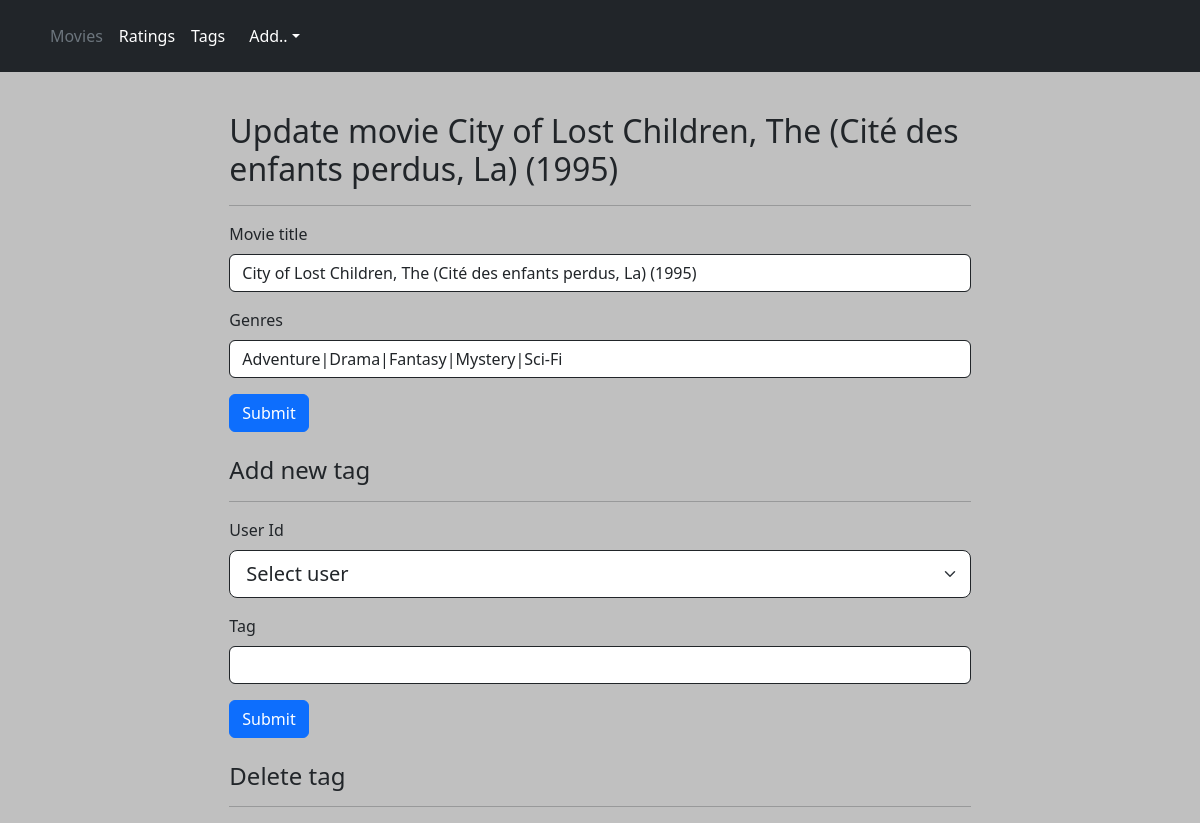
Screenshot of /updateMovie.php?id=29 with the database file from the repository.
### tables this page shows
CREATE TABLE `movies` (
  `movieId` int(11) NOT NULL,
  `title` varchar(100) NOT NULL,
  `genres` varchar(150) NOT NULL
);

### functions.php (called while the page is built, shortened)
<?php
require_once("DB/db_connection.php");
function get_movie_data($id){
    global $conn;
    $query = "SELECT * from movies where movieId='$id';";
    $result = mysqli_query($conn, $query);
    $row = mysqli_fetch_assoc($result);
    return $row;
}
?>

### updateMovie.php (the view, shortened to what this page needs)
<?php
include("header.php");
require_once("functions.php");
$row = get_movie_data($_GET['id']);
?>
<br>
<div class="container">
    <div class="row justify-content-center align-items-center g-2">
        <div class="col-8">
            <h2 class="col-12">Update movie <?php echo $row['title'];?></h2><hr>
            <form action="utils/update_movie.php" method="POST">
                <div class="mb-3">
                    <label for="" class="form-label">Movie title</label>
                    <input type="text" class="form-control border-dark" name="title" id="title-form" aria-describedby="helpId" <?php echo "value='".$row['title']."'"; ?>>
                </div>
                <div class="mb-3">
                    <label for="" class="form-label">Genres</label>
                    <input type="text" class="form-control border-dark" name="genres" id="genre-form" aria-describedby="helpId" <?php echo "value='".$row['genres']."'"; ?>>
                </div>
                <button type="submit" class="btn btn-primary">Submit</button>
            </form>
        </div>
    </div>
</div>
<br>
<div class="container">
    <div class="row justify-content-center align-items-center g-2">
        <div class="col-8">
            <h4 class="col-8">Add new tag</h4>
            <hr>
            <form action="utils/add_tag.php" method="POST">
                <div class="mb-3">
                    <label for="" class="form-label">User Id</label>
                    <select class="form-select form-select-lg border-dark" name="userId" id="user-id-form">
                        <option selected>Select user</option>
                    </select>
                </div>
                <div class="mb-3">
                    <label for="" class="form-label">Tag</label>
                    <input type="text" class="form-control border-dark" name="tag" id="tag-form" aria-describedby="helpId">
                </div>
                <button type="submit" class="btn btn-primary">Submit</button>
            </form>
        </div>
    </div>
</div>
<br>
<div class="container">
    <div class="row justify-content-center align-items-center g-2">
        <div class="col-8">
            <h4 class="col-8">Delete tag</h4>
            <hr>
        </div>
    </div>
</div>
<?php include("footer.php");?>

### rows the page displays
movies: title "City of Lost Children, The (Cité des enfants perdus, La) (1995)", genres "Adventure|Drama|Fantasy|Mystery|Sci-Fi"
